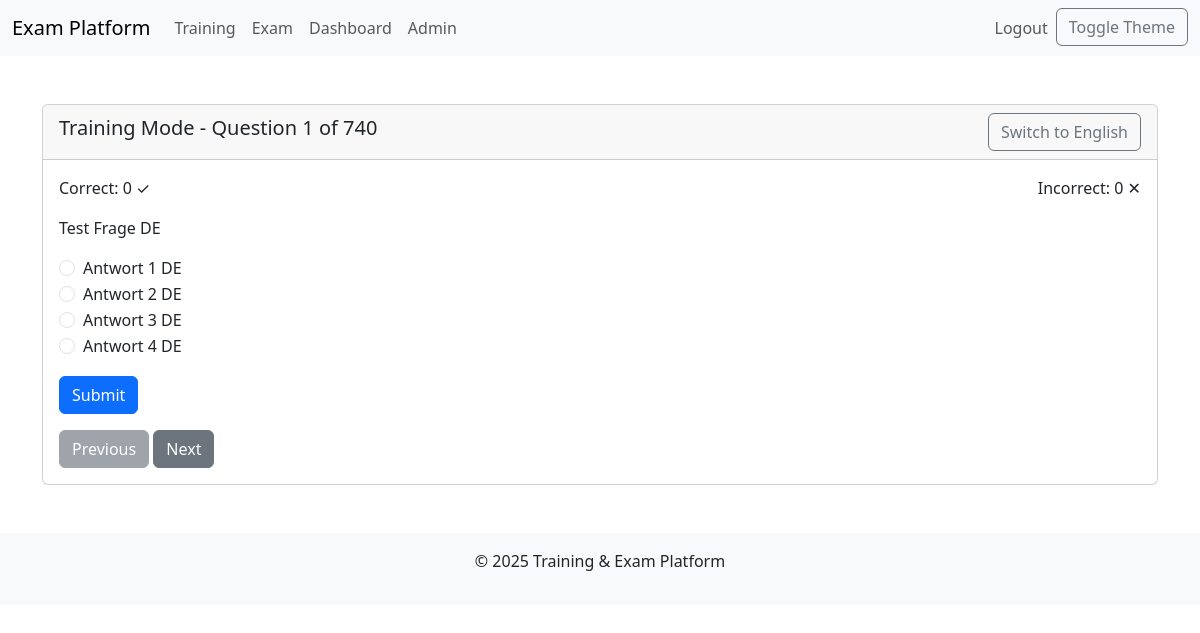
/?controller=training (signed in), run on the app's committed database.
### tables this page shows
CREATE TABLE `questions` (
  `id` int NOT NULL AUTO_INCREMENT,
  `text_de` text NOT NULL,
  `text_en` text NOT NULL,
  `image_path` varchar(255) DEFAULT NULL,
  `choice1_de` varchar(255) NOT NULL,
  `choice1_en` varchar(255) NOT NULL,
  `choice2_de` varchar(255) NOT NULL,
  `choice2_en` varchar(255) NOT NULL,
  `choice3_de` varchar(255) NOT NULL,
  `choice3_en` varchar(255) NOT NULL,
  `choice4_de` varchar(255) NOT NULL,
  `choice4_en` varchar(255) NOT NULL,
  `correct_choice_index` tinyint(1) NOT NULL,
  PRIMARY KEY (`id`)
);

### controllers/TrainingController.php (called while the page is built, shortened)
<?php
require_once __DIR__ . '/../models/Question.php';
require_once __DIR__ . '/../models/UserProgress.php';
class TrainingController {
    private $questionModel;
    private $progressModel;
    public function __construct() {
        $this->questionModel = new Question();
        $this->progressModel = new UserProgress();
    }
    public function index() {
        $current = isset($_GET['current']) ? (int)$_GET['current'] : 1;
        $questions = $this->questionModel->getAll();
        $total = count($questions);
        $question = $questions[$current - 1];
        $progress = $this->progressModel->getProgress($_SESSION['user_id'], $question['id']);
        require  __DIR__ . '/../views/training/index.php';
    }
}
?>

### models/Question.php (called while the page is built, shortened)
<?php
require_once __DIR__ . '/../config/database.php';
class Question {
    private $db;
    public function __construct() {
        $database = new Database();
        $this->db = $database->connect();
    }
    public function getAll() {
        $stmt = $this->db->query('SELECT * FROM questions ORDER BY id');
        return $stmt->fetchAll(PDO::FETCH_ASSOC);
    }
}
?>

### config/database.php (called while the page is built, shortened)
<?php
class Database {
    private $host = 'localhost';
    private $port = 3306;
    private $dbname = 'german_citizenship_test_db';
    private $username = 'root';
    private $password = 'root';
    public function connect() {
        try {
            $this->conn = new PDO(
                "mysql:host=$this->host;port=$this->port;dbname=$this->dbname;charset=utf8mb4",
                $this->username,
                $this->password,
                [PDO::ATTR_ERRMODE => PDO::ERRMODE_EXCEPTION]
            );
            return $this->conn;
        } catch (PDOException $e) {
            die("Connection failed: " . $e->getMessage());
        }
    }
}
?>

### models/UserProgress.php (called while the page is built, shortened)
<?php
require_once __DIR__ . '/../config/database.php';
class UserProgress {
    private $db;
    public function __construct() {
        $database = new Database();
        $this->db = $database->connect();
    }
    public function getProgress($user_id, $question_id) {
        $stmt = $this->db->prepare('SELECT * FROM user_progress WHERE user_id = ? AND question_id = ?');
        $stmt->execute([$user_id, $question_id]);
        $progress = $stmt->fetch(PDO::FETCH_ASSOC);
        return $progress ?: ['attempt_count' => 0, 'correct_count' => 0, 'incorrect_count' => 0];
    }
}
?>

### views/training/index.php (the view, shortened to what this page needs)
<?php require  __DIR__ . '/../layouts/header.php'; ?>
<div class="container mt-5">
    <div class="card">
        <div class="card-header d-flex justify-content-between align-items-center">
            <h5>Training Mode - Question <?php echo $current; ?> of <?php echo $total; ?></h5>
            <button id="lang-toggle" class="btn btn-outline-secondary">Switch to English</button>
        </div>
        <div class="card-body">
            <div class="d-flex justify-content-between mb-3">
                <span>Correct: <?php echo $progress['correct_count']; ?> ✓</span>
                <span>Incorrect: <?php echo $progress['incorrect_count']; ?> ✕</span>
            </div>
            <div id="question-text" class="mb-3"><?php echo htmlspecialchars($question['text_de']); ?></div>
            <form id="answer-form">
                <?php for ($i = 1; $i <= 4; $i++): ?>
                    <div class="form-check">
                        <input class="form-check-input" type="radio" name="choice" id="choice<?php echo $i; ?>" value="<?php echo $i; ?>">
                        <label class="form-check-label" for="choice<?php echo $i; ?>" id="choice<?php echo $i; ?>-text">
                            <?php echo htmlspecialchars($question["choice{$i}_de"]); ?>
                        </label>
                    </div>
                <?php endfor; ?>
                <button type="submit" class="btn btn-primary mt-3">Submit</button>
            </form>
            <div class="mt-3">
                <a href="?controller=training&current=<?php echo $current - 1; ?>" class="btn btn-secondary <?php if ($current == 1) echo 'disabled'; ?>">Previous</a>
                <a href="?controller=training&current=<?php echo $current + 1; ?>" class="btn btn-secondary <?php if ($current == $total) echo 'disabled'; ?>">Next</a>
            </div>
        </div>
    </div>
</div>
<?php require  __DIR__ . '/../layouts/footer.php'; ?>

### index.php (shortened to what this page needs)
<?php
$controller = $_GET['controller'] ?? 'auth';
switch ($controller) {
    case 'training':
        $trainingController = new TrainingController();
        $trainingController->index();
        break;
}
?>

### views/layouts/header.php (shortened to what this page needs)
<!DOCTYPE html>
<html lang="de">
<head>
    <link href="https://cdn.jsdelivr.net/npm/bootstrap@5.3.0/dist/css/bootstrap.min.css" rel="stylesheet">
    <link rel="stylesheet" href="assets/css/styles.css">
</head>
<body>
    <nav class="navbar navbar-expand-lg navbar-light bg-light">
        <div class="container-fluid">
            <a class="navbar-brand" href="?controller=dashboard">Exam Platform</a>
            <div class="collapse navbar-collapse" id="navbarNav">
                <ul class="navbar-nav me-auto">
                    <?php if (isset($_SESSION['user_id'])): ?>
                        <li class="nav-item">
                            <a class="nav-link" href="?controller=training">Training</a>
                        </li>
                        <li class="nav-item">
                            <a class="nav-link" href="?controller=exam&action=start">Exam</a>
                        </li>
                        <li class="nav-item">
                            <a class="nav-link" href="?controller=dashboard">Dashboard</a>
                        </li>
                        <?php if ($_SESSION['is_admin']): ?>
                            <li class="nav-item">
                                <a class="nav-link" href="?controller=admin&action=questions">Admin</a>
                            </li>
                        <?php endif; ?>
                    <?php endif; ?>
                </ul>
                <ul class="navbar-nav">
                    <?php if (isset($_SESSION['user_id'])): ?>
                        <li class="nav-item">
                            <a class="nav-link" href="?controller=auth&action=logout">Logout</a>
                        </li>
                    <?php endif; ?>
                    <li class="nav-item">
                        <button id="theme-toggle" class="btn btn-outline-secondary">Toggle Theme</button>
                    </li>
                </ul>
            </div>
        </div>
    </nav>

### views/layouts/footer.php (shortened to what this page needs)
<footer class="mt-5 py-3 bg-light text-center">
        <p>&copy; 2025 Training & Exam Platform</p>
    </footer>
</body>
</html>

### assets/css/styles.css (style rules this page uses)
body { transition: background-color 0.3s, color 0.3s; }
.card { margin-bottom: 1.5rem; }

### data on the page
questions: text_de "Test Frage DE", choice1_de "Antwort 1 DE", choice2_de "Antwort 2 DE", choice3_de "Antwort 3 DE", choice4_de "Antwort 4 DE"

### other printed values
$current "1"
$total "740"
$progress['correct_count'] "0"
$progress['incorrect_count'] "0"
